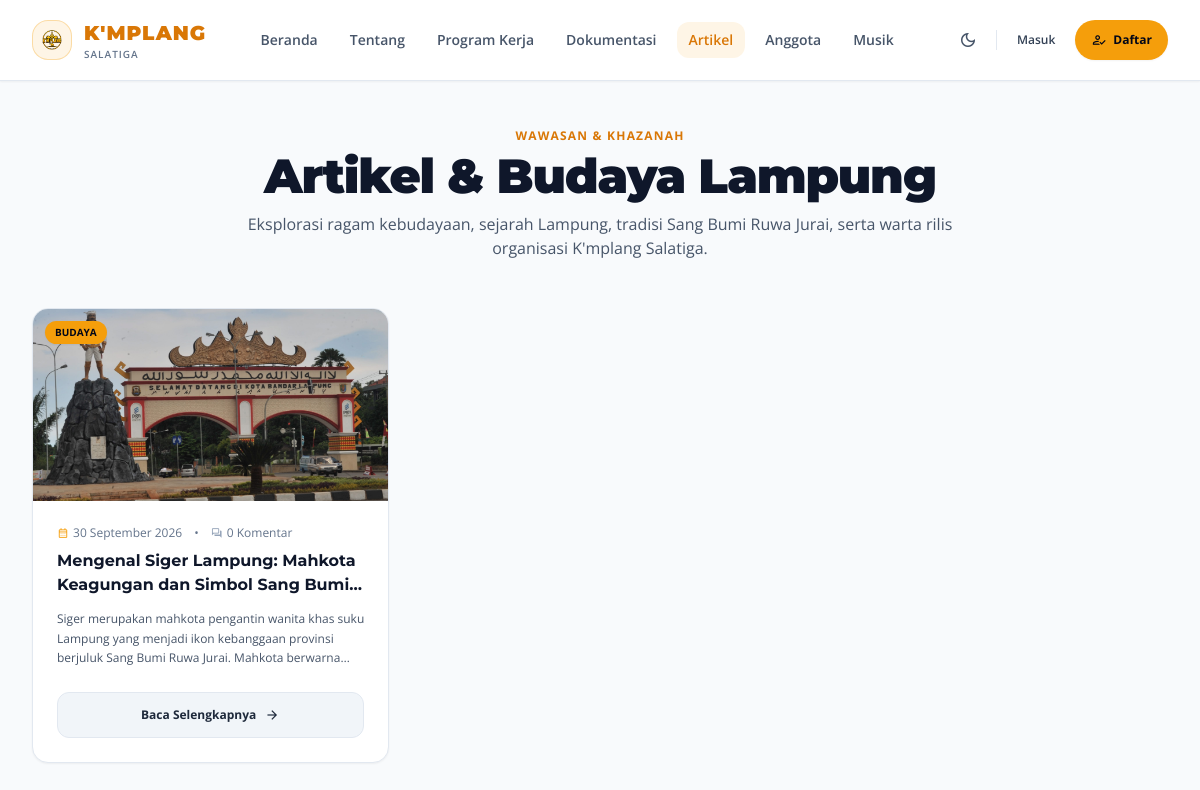
Page /artikel on the committed database.
### tables this page shows
CREATE TABLE IF NOT EXISTS `articles` (
    `id` INT AUTO_INCREMENT PRIMARY KEY,
    `judul` VARCHAR(255) NOT NULL,
    `slug` VARCHAR(255) NOT NULL UNIQUE,
    `kategori` VARCHAR(100) NOT NULL DEFAULT 'Berita',
    `konten` LONGTEXT NOT NULL,
    `cover_image` VARCHAR(255) NULL,
    `author_id` INT NULL,
    `status` ENUM('draft', 'published') NOT NULL DEFAULT 'published',
    `view_count` INT NOT NULL DEFAULT 0,
    `created_at` TIMESTAMP DEFAULT CURRENT_TIMESTAMP,
    `updated_at` TIMESTAMP DEFAULT CURRENT_TIMESTAMP ON UPDATE CURRENT_TIMESTAMP,
    INDEX `idx_art_slug` (`slug`),
    INDEX `idx_art_status` (`status`),
    INDEX `idx_art_kategori` (`kategori`),
    CONSTRAINT `fk_articles_author` FOREIGN KEY (`author_id`) REFERENCES `users` (`id`) ON DELETE SET NULL
);

### app/Views/articles/index.php (the view, shortened to what the rows shown need)
<div class="py-12 bg-slate-50 dark:bg-slate-950 transition-colors duration-200 min-h-screen">
    <div class="max-w-7xl mx-auto px-4 sm:px-6 lg:px-8">
        <div class="text-center max-w-3xl mx-auto mb-12">
            <div class="text-xs font-bold uppercase tracking-widest text-amber-600 dark:text-amber-400 mb-2">
                Wawasan &amp; Khazanah
            </div>
            <h1 class="text-3xl sm:text-5xl font-black text-slate-900 dark:text-white font-montserrat tracking-tight">
                Artikel &amp; Budaya Lampung
            </h1>
            <p class="text-sm sm:text-base text-slate-600 dark:text-slate-400 mt-3">
                Eksplorasi ragam kebudayaan, sejarah Lampung, tradisi Sang Bumi Ruwa Jurai, serta warta rilis organisasi K'mplang Salatiga.
            </p>
        </div>
        <div class="grid grid-cols-1 md:grid-cols-2 lg:grid-cols-3 gap-8">
            <?php foreach ($articles as $art): ?>
                <div class="group bg-white dark:bg-slate-900 rounded-2xl overflow-hidden border border-slate-200 dark:border-slate-800 hover:border-amber-500/40 shadow-sm transition-all flex flex-col justify-between">
                    <div>
                        <div class="relative h-48 overflow-hidden bg-slate-100 dark:bg-slate-950">
                            <?php
                                $coverSrc = App::mediaUrl($art['cover_image'], 'articles', 'LampungThumb.jpg');
                            ?>
                            <img src="<?= $coverSrc ?>" alt="<?= e($art['judul']) ?>" class="w-full h-full object-cover group-hover:scale-105 transition-transform duration-300">
                            <span class="absolute top-3 left-3 bg-amber-500 text-slate-950 font-bold text-[10px] uppercase px-2.5 py-1 rounded-full shadow-sm">
                                <?= e($art['kategori']) ?>
                            </span>
                        </div>
                        <div class="p-6">
                            <div class="flex items-center gap-3 text-xs text-slate-500 dark:text-slate-400 mb-2">
                                <span class="flex items-center gap-1">
                                    <span class="material-symbols-outlined text-xs text-amber-500">calendar_month</span>
                                    <?= Formatter::tanggalIndo($art['created_at']) ?>
                                </span>
                                <span>&bull;</span>
                                <span class="flex items-center gap-1">
                                    <span class="material-symbols-outlined text-xs text-slate-400">forum</span>
                                    <?= $art['comment_count'] ?> Komentar
                                </span>
                            </div>
                            <h2 class="font-bold text-base text-slate-900 dark:text-slate-100 group-hover:text-amber-600 dark:group-hover:text-amber-400 transition-colors font-montserrat mb-3 line-clamp-2">
                                <?= e($art['judul']) ?>
                            </h2>
                            <div class="text-xs text-slate-600 dark:text-slate-400 line-clamp-3 leading-relaxed">
                                <?= strip_tags($art['konten']) ?>
                            </div>
                        </div>
                    </div>
                    <div class="p-6 pt-0">
                        <a href="<?= App::baseUrl('/artikel/' . $art['slug']) ?>" class="w-full inline-flex items-center justify-center gap-2 px-4 py-2.5 rounded-xl text-xs font-bold bg-slate-100 dark:bg-slate-800 hover:bg-amber-500 hover:text-slate-950 dark:hover:bg-amber-500 dark:hover:text-slate-950 text-slate-800 dark:text-slate-200 border border-slate-200 dark:border-slate-700 transition-all">
                            <span>Baca Selengkapnya</span>
                            <span class="material-symbols-outlined text-base">arrow_forward</span>
                        </a>
                    </div>
                </div>
            <?php endforeach; ?>
        </div>
    </div>
</div>

### app/Core/Router.php (shortened to what the rows shown need)
<?php
class Router
{
    private array $routes = [];
    private function addRoute(string $method, string $path, array|callable $handler, array $middlewares): void
    {
        $pattern = preg_replace('/\{([a-zA-Z0-9_]+)\}/', '(?P<$1>[^/]+)', trim($path, '/'));
        $regex = '#^' . ($pattern === '' ? '' : $pattern) . '$#';
        $this->routes[] = [
            'method'      => $method,
            'path'        => trim($path, '/'),
            'regex'       => $regex,
            'handler'     => $handler,
            'middlewares' => $middlewares
        ];
    }
    public function dispatch(): void
    {
        $rawUri = parse_url($_SERVER['REQUEST_URI'] ?? '/', PHP_URL_PATH);
        $uri = trim(rawurldecode($rawUri), '/');
        foreach ($this->routes as $route) {
            if (preg_match($route['regex'], $uri, $matches)) {
                $params = [];
                $handler = $route['handler'];
                if (is_array($handler)) {
                    [$controllerClass, $method] = $handler;
                    $controller = new $controllerClass();
                    call_user_func_array([$controller, $method], array_values($params));
                    return;
                }
            }
        }
    }
}

### rows in the picture
articles: cover_image (picture), kategori "BUDAYA", created_at "30 September 2026", comment_count "0", judul "Mengenal Siger Lampung: Mahkota Keagungan dan Simbol Sang…", konten "Siger merupakan mahkota pengantin wanita khas suku Lampung yang menjadi ikon kebanggaan provinsi berjuluk Sang Bumi Ruwa Jurai. Mahkota…"
